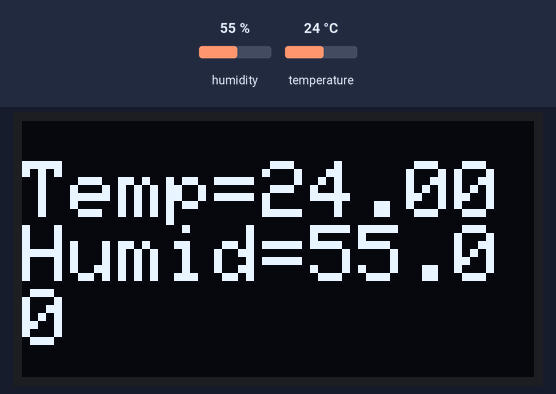
Bench run of a sketch on a simulated Arduino Uno, built with avr-gcc and run on an emulated ATmega328P. On the bench: 128×64 one-colour display. Inputs (shaded band) come from the test bench; at power-on: humidity 55 %, temperature 24 °C. What the sketch prints to the serial monitor is not drawn.

Above: at 3.2 s.
3.3 s: humidity set to 22 %
At 5.3 s:
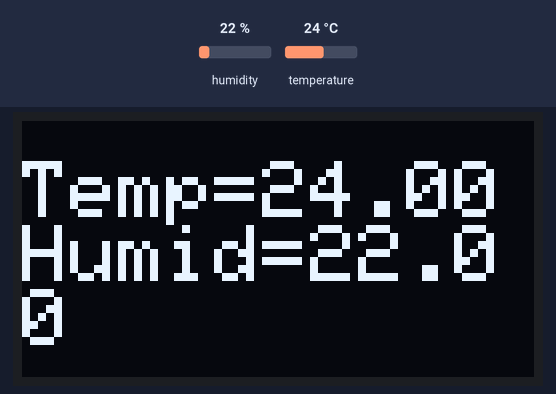
5.6 s: temperature set to 12 °C
At 7.2 s:
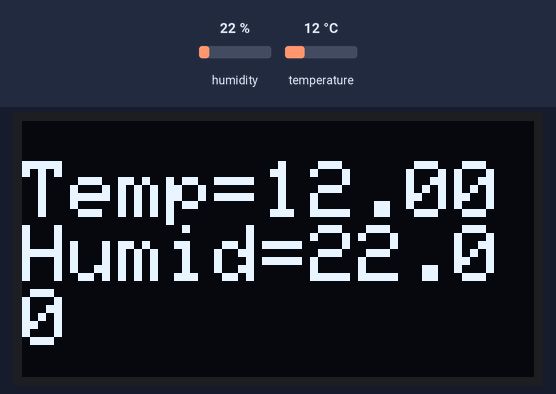
7.7 s: humidity set to 40 %
At 9.0 s:
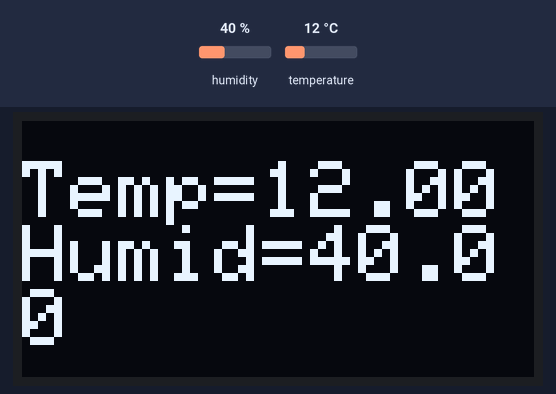
9.9 s: temperature set to 19 °C
At 10.9 s:
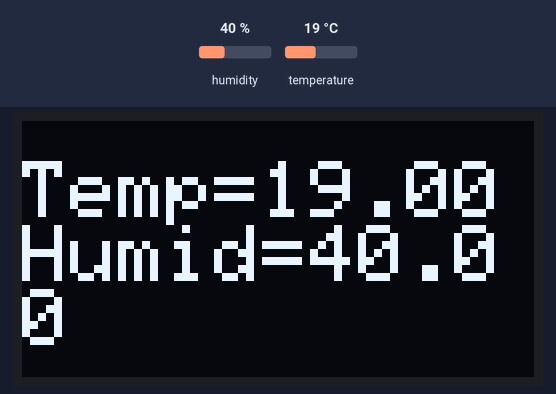
Timing chart, 0 to 12.9 s (numbered marks = the images above; inputs shaded):
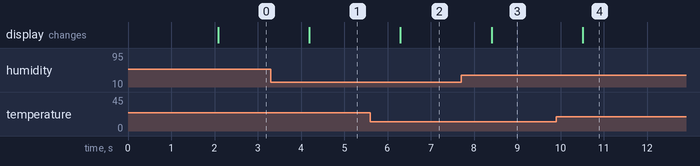

The sketch:

temp_and_humidity_oled_new.ino
```cpp
#include <dht.h>
#include <Wire.h>
#include <Adafruit_GFX.h>
#include <Adafruit_SSD1306.h>

dht DHT;

#define SCREEN_WIDTH 128 // OLED display width, in pixels
#define SCREEN_HEIGHT 64 // OLED display height, in pixels
#define DHT11_PIN A0

// Declaration for an SSD1306 display connected to I2C (SDA, SCL pins)
Adafruit_SSD1306 display(SCREEN_WIDTH, SCREEN_HEIGHT, &Wire, -1);
char dataString[50] = {0};
int a =0;
int count = 0;

void setup() {
  Serial.begin(9600);

  if(!display.begin(SSD1306_SWITCHCAPVCC, 0x3C)) { // Address 0x3D for 128x64
    Serial.println(F("SSD1306 allocation failed"));
    for(;;);
  }
  delay(2000);
  display.clearDisplay();

  display.setTextSize(2);
  display.setTextColor(WHITE);
  display.setCursor(0, 10);
}

void loop() {
  int chk = DHT.read11(DHT11_PIN);
  Serial.print("Temp = ");
  Serial.println(DHT.temperature);
  Serial.print("Humidity = ");
  Serial.println(DHT.humidity);

  //sprintf(dataString,"%02X",a); // convert a value to hexa
  display.print("Temp=");
  display.println(DHT.temperature);
  display.print("Humid=");
  display.println(DHT.humidity);
  display.display();
  delay(1000);// give the loop some break
  display.clearDisplay();
  display.setCursor(0, 10);

}
```

Measured:
- after the input at 3.3 s, the display: changes after 0.89 s (image 1)
- after the input at 5.6 s, the display: changes after 0.70 s (image 2)
- after the input at 7.7 s, the display: changes after 0.71 s (image 3)
- after the input at 9.9 s, the display: changes after 0.61 s (image 4)
